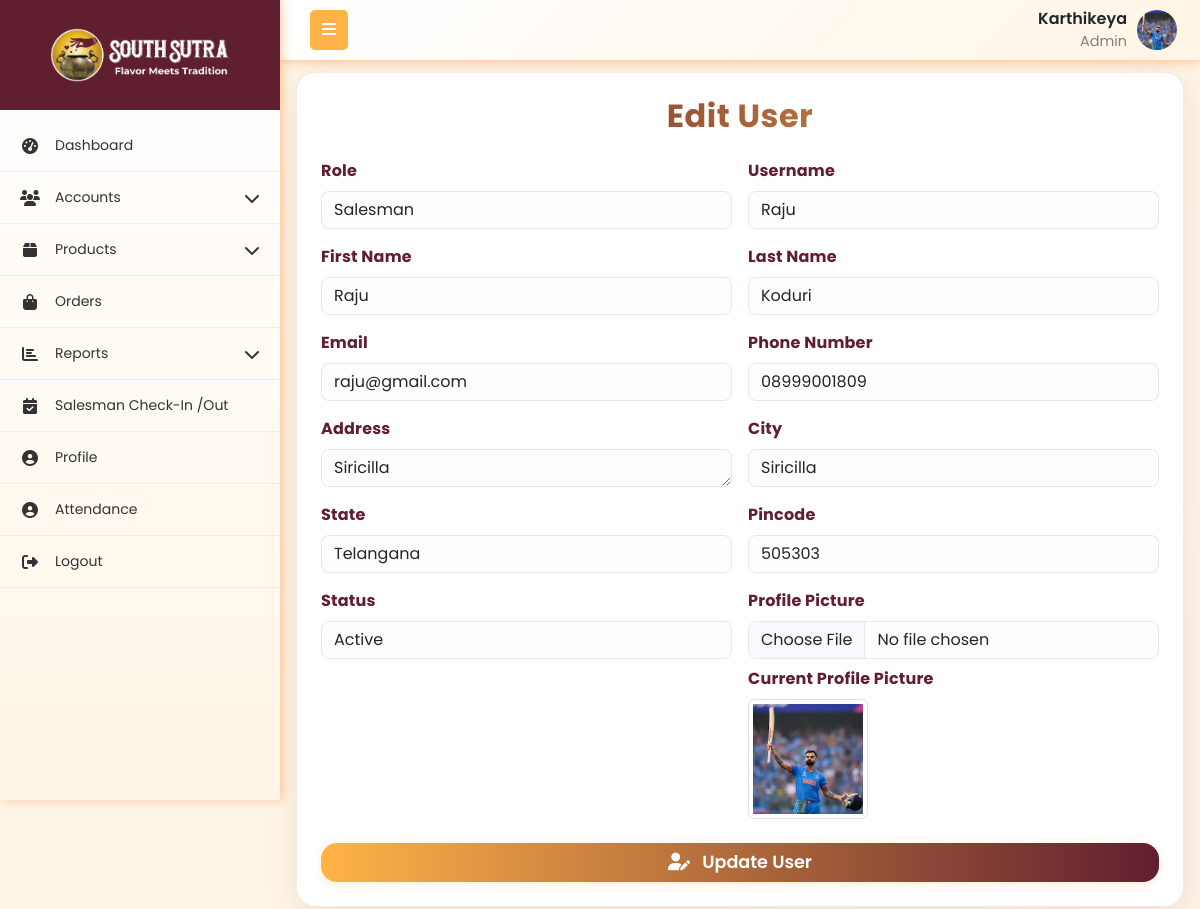
The app's page /user/edit/5/ (signed in) with its own data.
### App1/models.py (models this page shows, shortened)
class User(models.Model):
    role = models.ForeignKey(Role,on_delete=models.SET_NULL, null=True, related_name="role")
    username = models.CharField(max_length=255, unique=True)
    password = models.CharField(max_length=255)
    first_name = models.CharField(max_length=255)
    last_name = models.CharField(max_length=255)
    email = models.EmailField(unique=True)
    phone_number = models.CharField(max_length=15, unique=True)
    address = models.TextField()
    city = models.CharField(max_length=255)
    state = models.CharField(max_length=255)
    pincode = models.CharField(max_length=10)
    is_active = models.BooleanField(default=True)
    created_at = models.DateTimeField(auto_now_add=True)
    updated_at = models.DateTimeField(auto_now=True)
    profile_picture = models.ImageField(upload_to='profile_pictures/', null=True, blank=True)

class Role(models.Model):
    name = models.CharField(max_length=255, unique=True)
    created_at = models.DateTimeField(auto_now_add=True)
    updated_at = models.DateTimeField(auto_now=True)

### App1/views.py (the view, shortened to what this page needs)
# urls.py: path('user/edit/<int:id>/', edit_user, name='edit_user'),
def edit_user(request, id):
    current_user, role_permission = get_logged_in_user(request)
    if not current_user:
        return redirect('login')
    user = get_object_or_404(User, id=id)
    roles = Role.objects.all()
    context = {
        'current_user':current_user,
        'role_permission':role_permission,
        'edit_user': user,
        'roles': roles
    }
    return render(request, 'accounts/add_user.html', context)

### templates/accounts/add_user.html (shortened to what this page needs)
{% extends 'company_admin/base.html' %}
{% block content %}
<div class="container py-2">
    <div class="row justify-content-center">
        <div class="col-12">
            <div class="card p-4">
                <h2 class="text-center mb-4 gradient-title">{% if edit_user %}Edit{% else %}Add{% endif %} User</h2>
                <form id="userForm" method="post" enctype="multipart/form-data"
                        action="{% if edit_user %}{% url 'edit_user' edit_user.id %}{% else %}{% url 'add_user' %}{% endif %}">
                    <div class="row g-3">
                        <div class="col-md-6">
                        <label for="role" class="form-label">Role</label>
                        <select class="form-select" id="role" name="role" required
                                oninvalid="this.setCustomValidity('Please select a role')"
                                oninput="this.setCustomValidity('')">
                            {% for role in roles %}
                            <option value="{{ role.id }}" {% if edit_user and edit_user.role.id == role.id %}selected{% endif %}>{{ role.name }}</option>
                            {% endfor %}
                        </select>
                        </div>
                        <div class="col-md-6">
                        <label for="username" class="form-label">Username</label>
                        <input type="text" class="form-control" id="username" name="username"
                                placeholder="Enter unique username"
                                value="{{ edit_user.username|default:'' }}"
                                required
                                oninvalid="this.setCustomValidity('Please enter a username')"
                                oninput="this.setCustomValidity('')">
                        </div>
                        <div class="col-md-6">
                        <label for="first_name" class="form-label">First Name</label>
                        <input type="text" class="form-control" id="first_name" name="first_name"
                                placeholder="Enter first name"
                                value="{{ edit_user.first_name|default:'' }}"
                                required
                                oninvalid="this.setCustomValidity('Please enter first name')"
                                oninput="this.setCustomValidity('')">
                        </div>
                        <div class="col-md-6">
                        <label for="last_name" class="form-label">Last Name</label>
                        <input type="text" class="form-control" id="last_name" name="last_name"
                                placeholder="Enter last name"
                                value="{{ edit_user.last_name|default:'' }}"
                                required
                                oninvalid="this.setCustomValidity('Please enter last name')"
                                oninput="this.setCustomValidity('')">
                        </div>
                        <div class="col-md-6">
                        <label for="email" class="form-label">Email</label>
                        <input type="email" class="form-control" id="email" name="email"
                                placeholder="Enter email address"
                                value="{{ edit_user.email|default:'' }}"
                                required
                                oninvalid="this.setCustomValidity('Please enter a valid email')"
                                oninput="this.setCustomValidity('')">
                        </div>
                        <div class="col-md-6">
                        <label for="phone_number" class="form-label">Phone Number</label>
                        <input type="tel" class="form-control" id="phone_number" name="phone_number"
                                placeholder="Enter phone number"
                                value="{{ edit_user.phone_number|default:'' }}"
                                required
                                oninvalid="this.setCustomValidity('Please enter phone number')"
                                oninput="this.setCustomValidity('')">
                        </div>
                        <div class="col-md-6">
                        <label for="address" class="form-label">Address</label>
                        <textarea class="form-control" id="address" name="address" rows="1"
                                    placeholder="Enter address" required
                                    oninvalid="this.setCustomValidity('Please enter address')"
                                    oninput="this.setCustomValidity('')">{{ edit_user.address|default:'' }}</textarea>
                        </div>
                        <div class="col-md-6">
                        <label for="city" class="form-label">City</label>
                        <input type="text" class="form-control" id="city" name="city" placeholder="Enter city"
                                value="{{ edit_user.city|default:'' }}" required
                                oninvalid="this.setCustomValidity('Please enter city')"
                                oninput="this.setCustomValidity('')">
                        </div>
                        <div class="col-md-6">
                        <label for="state" class="form-label">State</label>
                        <input type="text" class="form-control" id="state" name="state" placeholder="Enter state"
                                value="{{ edit_user.state|default:'' }}" required
                                oninvalid="this.setCustomValidity('Please enter state')"
                                oninput="this.setCustomValidity('')">
                        </div>
                        <div class="col-md-6">
                        <label for="pincode" class="form-label">Pincode</label>
                        <input type="number" class="form-control" id="pincode" name="pincode" placeholder="Enter pincode"
                                value="{{ edit_user.pincode|default:'' }}" required
                                oninvalid="this.setCustomValidity('Please enter pincode')"
                                oninput="this.setCustomValidity('')">
                        </div>
                        <div class="col-md-6">
                        <label for="is_active" class="form-label">Status</label>
                        <select class="form-select" id="is_active" name="is_active" required
                                oninvalid="this.setCustomValidity('Please select status')"
                                oninput="this.setCustomValidity('')">
                            <option value="true" {% if edit_user and edit_user.is_active %}selected{% endif %}>Active</option>
                        </select>
                        </div>
                        <div class="col-md-6">
                        <label for="profile_picture" class="form-label">Profile Picture</label>
                        <input type="file" class="form-control" id="profile_picture" name="profile_picture" accept="image/*">
                        {% if edit_user and edit_user.profile_picture %}
                        <div class="mt-2">
                            <label class="form-label">Current Profile Picture</label><br>
                            <img src="{{ edit_user.profile_picture.url }}" alt="Profile Picture" class="img-thumbnail" style="max-height: 120px;">
                        </div>
                        {% endif %}
                        </div>
                    </div>
                    <button type="submit" class="btn user-btn w-100 mt-4">
                        <i class="fas fa-user-{% if edit_user %}edit{% else %}plus{% endif %} me-2"></i>
                        {% if edit_user %}Update{% else %}Add{% endif %} User
                    </button>
                    </form>
            </div>
        </div>
    </div>
</div>
{% endblock %}

### templates/company_admin/base.html (shortened to what this page needs)
{% load static %}
<!DOCTYPE html>
<html lang="en">
<head>
    <link href="https://cdnjs.cloudflare.com/ajax/libs/bootstrap/5.3.0/css/bootstrap.min.css" rel="stylesheet">
    <link href="https://cdnjs.cloudflare.com/ajax/libs/font-awesome/6.4.0/css/all.min.css" rel="stylesheet">
    <link rel="stylesheet" href="https://cdn.datatables.net/1.13.4/css/dataTables.bootstrap5.min.css">
    <link rel="stylesheet" href="https://cdn.datatables.net/responsive/2.4.1/css/responsive.bootstrap5.min.css">
    <link rel="stylesheet" href="{% static 'css/alert.css' %}">
</head>
<body>
    <nav class="top-navbar">
        <div class="navbar-container">
            <div class="navbar-left">
                <button class="sidebar-toggle" id="sidebarToggle">
                    <i class="fas fa-bars"></i>
                </button>
            </div>
            <div class="navbar-right me-2">
                <div class="navbar-user-info">
                    <span class="username">{{current_user.username}}</span>
                    <span class="role">{{current_user.role.name}}</span>
                </div>
                {% if current_user.profile_picture %}
                    <img src="{{ current_user.profile_picture.url }}"
                        alt="{{ current_user.get_full_name }}"
                        class="navbar-profile-img">
                {% else %}
                     <div class="navbar-profile-fallback">
                        {{ current_user.first_name|first|upper }}{{ current_user.last_name|first|upper }}
                    </div>
                {% endif %}
            </div>
        </div>
    </nav>
    <nav class="sidebar" id="sidebar">
        <div class="sidebar-logo-container">
            <img src="{% static 'images/logo.png' %}" alt="Company Logo"  class="logo">
        </div>
        <ul class="nav flex-column sidebar-nav">
            {% if role_permission.dashboard_v %}
            <li class="nav-item">
                <a class="nav-link" href="{% url 'dashboard' %}">
                    <i class="fas fa-tachometer-alt nav-icon"></i>
                    <span class="nav-text">Dashboard</span>
                </a>
            </li>
            {% endif %}
            {% if role_permission.roles_v or role_permission.users_v or role_permission.customer_v %}
            <li class="nav-item">
                <a class="nav-link" href="#">
                    <i class="fas fa-users nav-icon"></i>
                    <span class="nav-text">Accounts</span>
                    <i class="fas fa-chevron-down arrow"></i>
                </a>
            </li>
            {% endif %}
            {% if role_permission.category_v or role_permission.all_products_v or role_permission.daily_production_v or role_permission.inventory_v %}
            <li class="nav-item">
                <a class="nav-link" href="#">
                    <i class="fas fa-box nav-icon"></i>
                    <span class="nav-text">Products</span>
                    <i class="fas fa-chevron-down arrow"></i>
                </a>
            </li>
            {% endif %}
            {% if role_permission.orders_v %}
            <li class="nav-item">
                <a class="nav-link" href="{% url 'order_table' %}">
                    <i class="fas fa-shopping-bag nav-icon"></i>
                    <span class="nav-text">Orders</span>
                </a>
            </li>
            {% endif %}
            {% if role_permission.s_reports_v or role_permission.c_reports_v %}
            <li class="nav-item">
                <a class="nav-link" href="#">
                    <i class="fas fa-chart-bar nav-icon"></i>
                    <span class="nav-text">Reports</span>
                    <i class="fas fa-chevron-down arrow"></i>
                </a>
            </li>
            {% endif %}
            {% if current_user.role.name == 'Admin' %}
            <li class="nav-item">
                <a class="nav-link" href="{% url 'salesman_visit_list' %}">
                    <i class="fas fa-calendar-check nav-icon"></i>
                    <span class="nav-text">Salesman Check-In /Out</span>
                </a>
            </li>
            {% endif %}
            <li class="nav-item">
                <a class="nav-link" href="{% url 'profile' %}">
                    <i class="fas fa-user-circle nav-icon"></i>
                    <span class="nav-text">Profile</span>
                </a>
            </li>
            <li class="nav-item">
                <a class="nav-link" href="{% url 'attendance' %}">
                    <i class="fas fa-user-circle nav-icon"></i>
                    <span class="nav-text">Attendance</span>
                </a>
            </li>
            <li class="nav-item">
                <a class="nav-link" href="{% url 'logout' %}" onclick="return confirm('Are you sure?');" >
                    <i class="fas fa-sign-out-alt nav-icon"></i>
                    <span class="nav-text">Logout</span>
                </a>
            </li>
        </ul>
    </nav>
    <main class="main-content" id="mainContent">
        {% block content %}{% endblock %}
    </main>
</body>
</html>

### records on screen
User: username "Karthikeya", role.name "Admin", profile_picture (picture)
User: role "Salesman", username "Raju", first_name "Raju", last_name "Koduri", email "raju@gmail.com", phone_number "08999001809", address "Siricilla", city "Siricilla", state "Telangana", pincode "505303", is_active "Active", profile_picture (picture)
